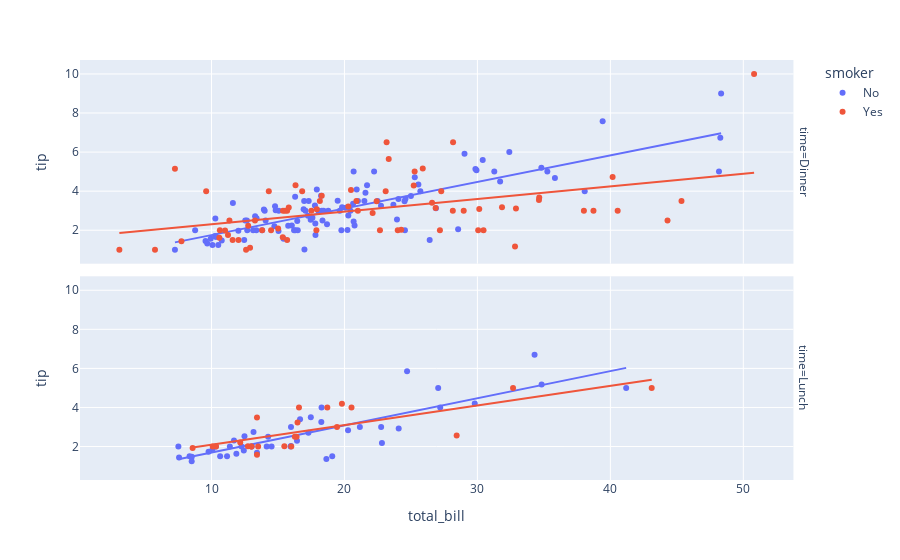

This figure's notebook cell:
### Code cell
px.scatter(data_frame=df, x='total_bill', y='tip', facet_row='time',
          trendline='ols', color='smoker')
